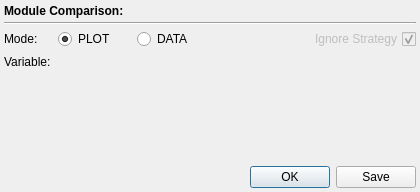
<?xml version="1.0" encoding="UTF-8"?>
<ui version="4.0">
 <class>LevelComparisonWidget</class>
 <widget class="QWidget" name="LevelComparisonWidget">
  <property name="geometry">
   <rect>
    <x>0</x>
    <y>0</y>
    <width>420</width>
    <height>192</height>
   </rect>
  </property>
  <property name="sizePolicy">
   <sizepolicy hsizetype="Preferred" vsizetype="Preferred">
    <horstretch>0</horstretch>
    <verstretch>0</verstretch>
   </sizepolicy>
  </property>
  <property name="minimumSize">
   <size>
    <width>320</width>
    <height>0</height>
   </size>
  </property>
  <property name="windowTitle">
   <string>Form</string>
  </property>
  <layout class="QVBoxLayout" name="verticalLayout">
   <property name="spacing">
    <number>4</number>
   </property>
   <property name="sizeConstraint">
    <enum>QLayout::SizeConstraint::SetDefaultConstraint</enum>
   </property>
   <property name="margin" stdset="0">
    <number>4</number>
   </property>
   <item>
    <widget class="QLabel" name="headingLabel">
     <property name="font">
      <font>
       <bold>true</bold>
      </font>
     </property>
     <property name="text">
      <string>Module Comparison:</string>
     </property>
     <property name="textFormat">
      <enum>Qt::TextFormat::PlainText</enum>
     </property>
    </widget>
   </item>
   <item>
    <widget class="Line" name="line">
     <property name="orientation">
      <enum>Qt::Orientation::Horizontal</enum>
     </property>
    </widget>
   </item>
   <item>
    <layout class="QHBoxLayout" name="topHorizontalLayout">
     <property name="sizeConstraint">
      <enum>QLayout::SizeConstraint::SetDefaultConstraint</enum>
     </property>
     <item>
      <widget class="QLabel" name="label_3">
       <property name="sizePolicy">
        <sizepolicy hsizetype="Fixed" vsizetype="Preferred">
         <horstretch>0</horstretch>
         <verstretch>0</verstretch>
        </sizepolicy>
       </property>
       <property name="minimumSize">
        <size>
         <width>50</width>
         <height>0</height>
        </size>
       </property>
       <property name="text">
        <string>Mode:</string>
       </property>
      </widget>
     </item>
     <item>
      <widget class="QRadioButton" name="plotButton">
       <property name="sizePolicy">
        <sizepolicy hsizetype="Fixed" vsizetype="Fixed">
         <horstretch>0</horstretch>
         <verstretch>0</verstretch>
        </sizepolicy>
       </property>
       <property name="minimumSize">
        <size>
         <width>75</width>
         <height>0</height>
        </size>
       </property>
       <property name="text">
        <string>PLOT</string>
       </property>
       <property name="checked">
        <bool>true</bool>
       </property>
       <attribute name="buttonGroup">
        <string notr="true">modeButtonGroup</string>
       </attribute>
      </widget>
     </item>
     <item>
      <widget class="QRadioButton" name="dataButton">
       <property name="enabled">
        <bool>true</bool>
       </property>
       <property name="sizePolicy">
        <sizepolicy hsizetype="Fixed" vsizetype="Fixed">
         <horstretch>0</horstretch>
         <verstretch>0</verstretch>
        </sizepolicy>
       </property>
       <property name="minimumSize">
        <size>
         <width>75</width>
         <height>0</height>
        </size>
       </property>
       <property name="text">
        <string>DATA</string>
       </property>
       <attribute name="buttonGroup">
        <string notr="true">modeButtonGroup</string>
       </attribute>
      </widget>
     </item>
     <item>
      <spacer name="horizontalSpacer">
       <property name="orientation">
        <enum>Qt::Orientation::Horizontal</enum>
       </property>
       <property name="sizeHint" stdset="0">
        <size>
         <width>40</width>
         <height>20</height>
        </size>
       </property>
      </spacer>
     </item>
     <item>
      <widget class="QCheckBox" name="strategyBox">
       <property name="enabled">
        <bool>false</bool>
       </property>
       <property name="sizePolicy">
        <sizepolicy hsizetype="Fixed" vsizetype="Fixed">
         <horstretch>0</horstretch>
         <verstretch>0</verstretch>
        </sizepolicy>
       </property>
       <property name="minimumSize">
        <size>
         <width>150</width>
         <height>0</height>
        </size>
       </property>
       <property name="maximumSize">
        <size>
         <width>150</width>
         <height>16777215</height>
        </size>
       </property>
       <property name="layoutDirection">
        <enum>Qt::LayoutDirection::RightToLeft</enum>
       </property>
       <property name="text">
        <string>Ignore Strategy</string>
       </property>
       <property name="checked">
        <bool>true</bool>
       </property>
      </widget>
     </item>
    </layout>
   </item>
   <item>
    <spacer name="verticalSpacer_2">
     <property name="orientation">
      <enum>Qt::Orientation::Vertical</enum>
     </property>
     <property name="sizeType">
      <enum>QSizePolicy::Policy::Fixed</enum>
     </property>
     <property name="sizeHint" stdset="0">
      <size>
       <width>20</width>
       <height>2</height>
      </size>
     </property>
    </spacer>
   </item>
   <item>
    <layout class="QHBoxLayout" name="bottomHorizontalLayout">
     <item>
      <widget class="QLabel" name="label_2">
       <property name="minimumSize">
        <size>
         <width>65</width>
         <height>0</height>
        </size>
       </property>
       <property name="text">
        <string>Variable:</string>
       </property>
      </widget>
     </item>
    </layout>
   </item>
   <item>
    <spacer name="verticalSpacer">
     <property name="orientation">
      <enum>Qt::Orientation::Vertical</enum>
     </property>
     <property name="sizeHint" stdset="0">
      <size>
       <width>20</width>
       <height>80</height>
      </size>
     </property>
    </spacer>
   </item>
   <item>
    <widget class="QDialogButtonBox" name="buttonBox">
     <property name="standardButtons">
      <set>QDialogButtonBox::StandardButton::Ok|QDialogButtonBox::StandardButton::Save</set>
     </property>
    </widget>
   </item>
  </layout>
  <zorder>buttonBox</zorder>
  <zorder>line</zorder>
  <zorder>headingLabel</zorder>
  <zorder>verticalSpacer_2</zorder>
 </widget>
 <resources/>
 <connections/>
 <buttongroups>
  <buttongroup name="modeButtonGroup"/>
 </buttongroups>
</ui>
